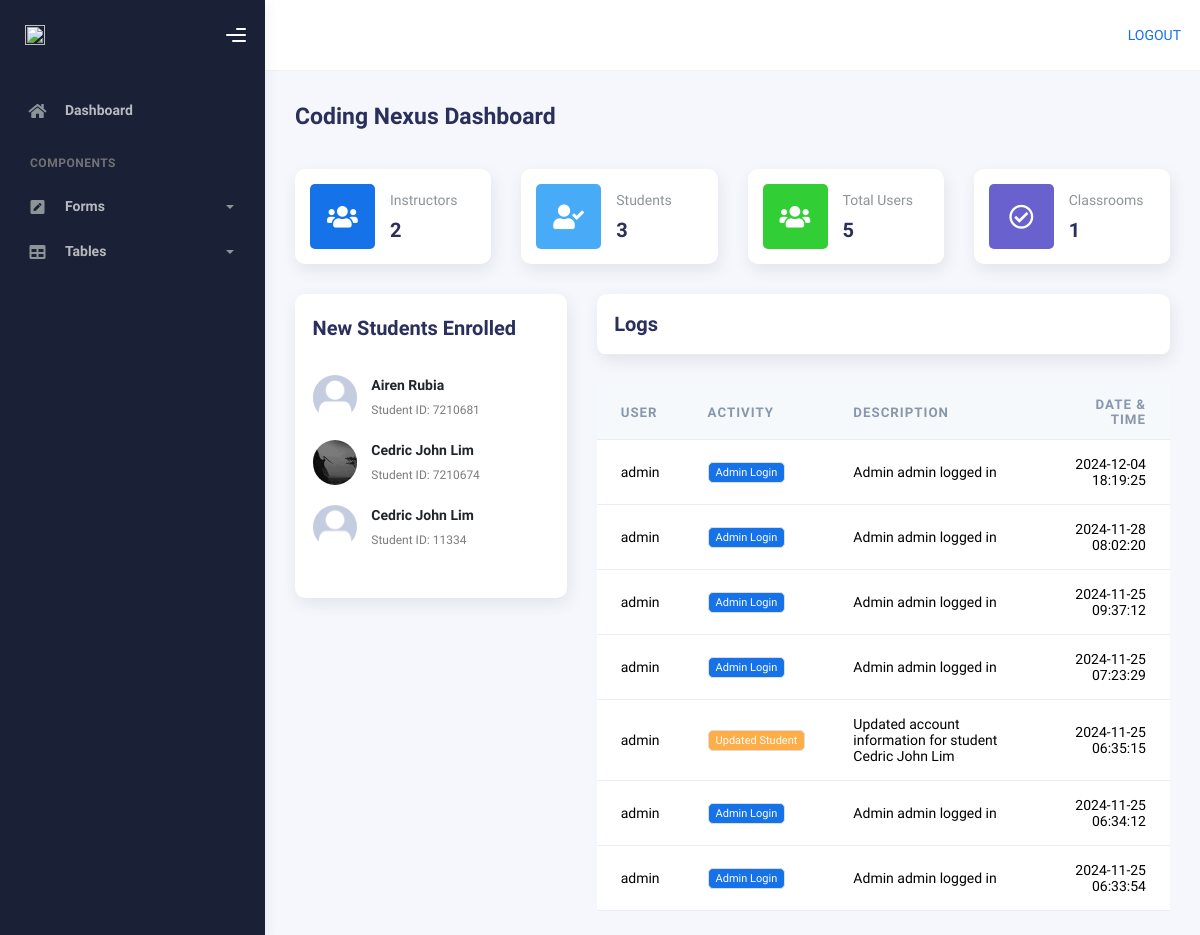
The page /admin-page/ (signed in) on the database as committed earlier.
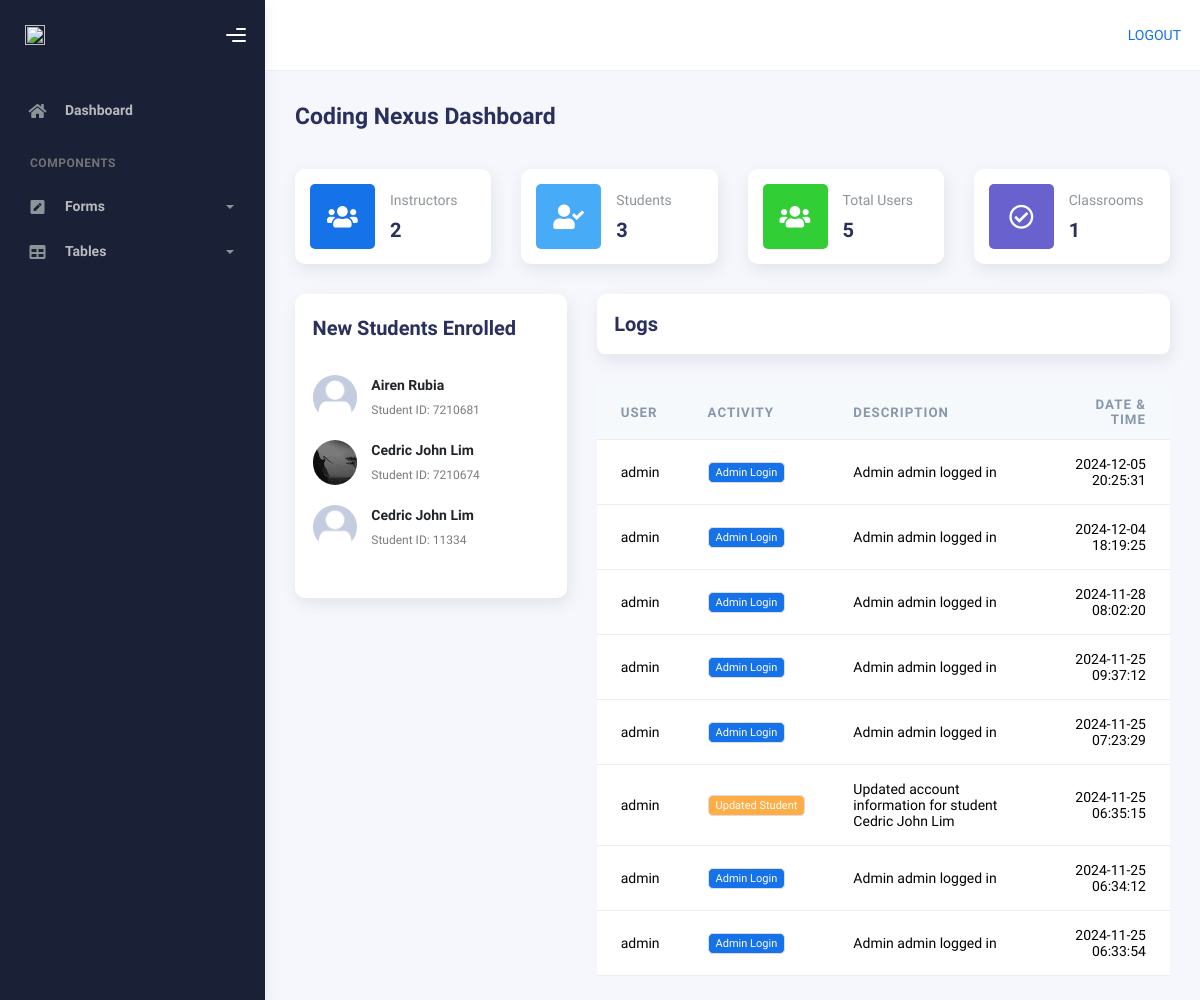
The same page on the database as committed later.
### AppCodingNexus/models.py (models this page shows, shortened)
class UserProfile(models.Model):
    user = models.OneToOneField(User, on_delete=models.CASCADE)
    studentID = models.IntegerField(null=True, blank=True)
    display_photo = models.ImageField(upload_to='profile_pics/', default='default.jpg')
    firstname = models.CharField(max_length=50)
    lastname = models.CharField(max_length=50)
    birthday = models.DateField()
    gender = models.CharField(max_length=15, null=True, blank=True)
    role = models.CharField(max_length=20,choices=[('Student', 'Student'), ('Instructor', 'Instructor')], blank=True)
    bio = models.TextField(blank=True)
    is_deleted = models.BooleanField(default=False)
    deletion_requested = models.DateTimeField(null=True, blank=True)

class UserActivity(models.Model):
    user = models.ForeignKey(User, on_delete=models.CASCADE)
    activity_type = models.CharField(max_length=100)
    date = models.DateTimeField()
    description = models.TextField(blank=True, null=True)

### AppCodingNexus/views.py (the view)
# urls.py: path('admin-page/', views.admin_page, name='admin-page'),
@login_required(login_url='login')
def admin_page(request):
    if not request.user.is_staff:
        messages.error(request, "You don't have permission to access this page.")
        return redirect('home')
    counts = UserProfile.objects.values('role').annotate(count=Count('role')).order_by('role')
    instructor_count = next((item['count'] for item in counts if item['role'] == 'Instructor'), 0)
    student_count = next((item['count'] for item in counts if item['role'] == 'Student'), 0)
    total_users = instructor_count + student_count
    classroom_count = Classroom.objects.count()
    new_students = UserProfile.objects.filter(role='Student').order_by('-user__date_joined')[:5]
    recent_logs = UserActivity.objects.filter(
        user__is_staff=True,  # Only get logs created by admin users
        activity_type__in=[
            'admin_login',  # Added admin_login to the list
            'instructor_creation',
            'instructor_edit',
            'instructor_deletion',
            'student_account_edit',
            'student_deletion'
        ]
    ).select_related('user').order_by('-date')[:10]
    context = {
        'instructor_count': instructor_count,
        'student_count': student_count,
        'total_users': total_users,
        'classroom_count': classroom_count,
        'new_students': new_students,
        'recent_logs': recent_logs,
    }
    return render(request, 'admin_page/index.html', context)

### templates/admin_page/index.html (shortened to what the changed rows need)
{% extends "admin_page/base.html" %}
{% load static %}
{% block content %}
<div class="container">
          <div class="page-inner">
            <div class="row">
              <div class="col-md-4">
                <div class="card card-round">
                  <div class="card-body">
                    <div class="card-list py-4">
                      {% for student in new_students %}
                      <div class="item-list">
                        <div class="avatar">
                          {% if student.display_photo %}
                            <img src="{{ student.display_photo.url }}" alt="..." class="avatar-img rounded-circle"/>
                          {% else %}
                            <span class="avatar-title rounded-circle border border-white">{{ student.firstname|first }}{{ student.lastname|first }}</span>
                          {% endif %}
                        </div>
                        <div class="info-user ms-3">
                          <div class="username">{{ student.firstname }} {{ student.lastname }}</div>
                          <div class="status">Student ID: {{ student.studentID }}</div>
                        </div>
                      </div>
                      {% empty %}
                      <p>No new students enrolled.</p>
                      {% endfor %}
                    </div>
                  </div>
                </div>
              </div>
              <div class="col-md-8">
                  <div class="card-body p-0">
                    <div class="table-responsive">
                      <table class="table align-items-center mb-0">
                        <thead class="thead-light">
                          <tr>
                            <th scope="col">User</th>
                            <th scope="col">Activity</th>
                            <th scope="col">Description</th>
                            <th scope="col" class="text-end">Date & Time</th>
                          </tr>
                        </thead>
                        <tbody>
                          {% for log in recent_logs %}
                          <tr>
                            <td>{{ log.user.username }}</td>
                            <td>
                              {% if log.activity_type == 'admin_login' %}
                                  <span class="badge bg-primary">Admin Login</span>
                              {% elif log.activity_type == 'instructor_creation' %}
                                  <span class="badge bg-success">Created Instructor</span>
                              {% elif log.activity_type == 'instructor_edit' %}
                                  <span class="badge bg-info">Updated Instructor</span>
                              {% elif log.activity_type == 'instructor_deletion' %}
                                  <span class="badge bg-danger">Deleted Instructor</span>
                              {% elif log.activity_type == 'student_account_edit' %}
                                  <span class="badge bg-warning">Updated Student</span>
                              {% elif log.activity_type == 'student_deletion' %}
                                  <span class="badge bg-danger">Deleted Student</span>
                              {% else %}
                                  <span class="badge bg-secondary">{{ log.activity_type }}</span>
                              {% endif %}
                            </td>
                            <td>{{ log.description }}</td>
                            <td class="text-end">{{ log.date|date:"Y-m-d H:i:s" }}</td>
                          </tr>
                          {% empty %}
                          <tr>
                            <td colspan="4" class="text-center">No recent activity</td>
                          </tr>
                          {% endfor %}
                        </tbody>
                      </table>
                    </div>
                  </div>
                </div>
              </div>
            </div>
          </div>
        </div>
      </div>
    {% endblock %}

Rows that differ between the two databases and show on the page:
added UserActivity: user.username "admin", activity_type "Admin Login", description "Admin admin logged in", date "2024-12-05 20:25:31"
